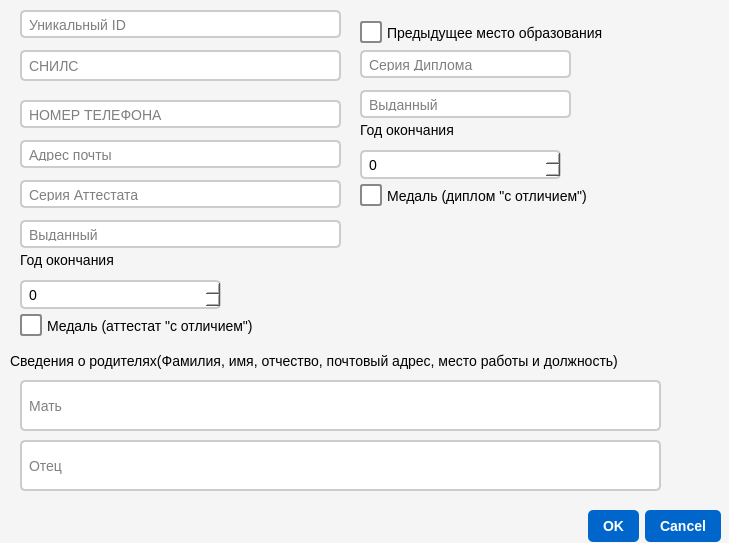
<?xml version="1.0" encoding="UTF-8"?>
<ui version="4.0">
 <class>ExtraDataDialog</class>
 <widget class="QDialog" name="ExtraDataDialog">
  <property name="geometry">
   <rect>
    <x>0</x>
    <y>0</y>
    <width>729</width>
    <height>543</height>
   </rect>
  </property>
  <property name="windowTitle">
   <string>Dialog</string>
  </property>
  <property name="styleSheet">
   <string notr="true">/* Простые стили для Qt Designer */

/* Все виджеты */
* {
    font-family: &quot;Segoe UI&quot;;
    font-size: 14px;
}

/* QLabel */
QLabel {
    color: #000000;
    font-weight: normal;
}

/* QLineEdit */
QLineEdit {
    border: 2px solid #CCCCCC;
    border-radius: 5px;
    padding: 5px;
    background: white;
}

QLineEdit:focus {
    border-color: #0066CC;
}

/* QSpinBox */
QSpinBox {
    border: 2px solid #CCCCCC;
    border-radius: 5px;
    padding: 5px;
    background: white;
}

/* QPushButton */
QPushButton {
    background-color: #0066CC;
    color: white;
    border: none;
    border-radius: 5px;
    padding: 8px 15px;
    font-weight: bold;
}

QPushButton:hover {
    background-color: #0055AA;
}

QPushButton:pressed {
    background-color: #004488;
}

QPushButton:disabled {
    background-color: #CCCCCC;
    color: #888888;
}

/* QDialog */
QDialog {
    background-color: #F5F5F5;
}

/* QCheckBox - ВАЖНО: минимальный стиль для отображения */
QCheckBox {
    spacing: 5px;
    color: #000000;
}

QCheckBox::indicator {
    width: 18px;
    height: 18px;
}

QCheckBox::indicator:unchecked {
    border: 2px solid #888888;
    background-color: white;
    border-radius: 3px;
}

QCheckBox::indicator:checked {
    border: 2px solid #0066CC;
    background-color: #0066CC;
    border-radius: 3px;
    image: url();
}

</string>
  </property>
  <widget class="QDialogButtonBox" name="buttonBox">
   <property name="geometry">
    <rect>
     <x>100</x>
     <y>510</y>
     <width>621</width>
     <height>32</height>
    </rect>
   </property>
   <property name="orientation">
    <enum>Qt::Orientation::Horizontal</enum>
   </property>
   <property name="standardButtons">
    <set>QDialogButtonBox::StandardButton::Cancel|QDialogButtonBox::StandardButton::Ok</set>
   </property>
  </widget>
  <widget class="QLineEdit" name="lineEditSNILS">
   <property name="geometry">
    <rect>
     <x>20</x>
     <y>50</y>
     <width>321</width>
     <height>31</height>
    </rect>
   </property>
   <property name="placeholderText">
    <string>СНИЛС</string>
   </property>
  </widget>
  <widget class="QLineEdit" name="lineEditPhone">
   <property name="geometry">
    <rect>
     <x>20</x>
     <y>100</y>
     <width>321</width>
     <height>28</height>
    </rect>
   </property>
   <property name="placeholderText">
    <string>НОМЕР ТЕЛЕФОНА</string>
   </property>
  </widget>
  <widget class="QLineEdit" name="lineEditSerialAttestat">
   <property name="geometry">
    <rect>
     <x>20</x>
     <y>180</y>
     <width>321</width>
     <height>28</height>
    </rect>
   </property>
   <property name="placeholderText">
    <string>Серия Аттестата</string>
   </property>
  </widget>
  <widget class="QSpinBox" name="spinBoxYearGraduationAttestat">
   <property name="geometry">
    <rect>
     <x>20</x>
     <y>280</y>
     <width>201</width>
     <height>29</height>
    </rect>
   </property>
  </widget>
  <widget class="QCheckBox" name="checkBoxAttestat">
   <property name="geometry">
    <rect>
     <x>20</x>
     <y>310</y>
     <width>311</width>
     <height>31</height>
    </rect>
   </property>
   <property name="text">
    <string>Медаль (аттестат &quot;с отличием&quot;)</string>
   </property>
  </widget>
  <widget class="QLabel" name="labelYear">
   <property name="geometry">
    <rect>
     <x>20</x>
     <y>250</y>
     <width>131</width>
     <height>20</height>
    </rect>
   </property>
   <property name="text">
    <string>Год окончания</string>
   </property>
  </widget>
  <widget class="QLineEdit" name="lineEditAdressEmail">
   <property name="geometry">
    <rect>
     <x>20</x>
     <y>140</y>
     <width>321</width>
     <height>28</height>
    </rect>
   </property>
   <property name="placeholderText">
    <string>Адрес почты</string>
   </property>
  </widget>
  <widget class="QCheckBox" name="checkBoxPreviousPlace">
   <property name="geometry">
    <rect>
     <x>360</x>
     <y>20</y>
     <width>271</width>
     <height>25</height>
    </rect>
   </property>
   <property name="text">
    <string>Предыдущее место образования</string>
   </property>
  </widget>
  <widget class="QLineEdit" name="lineEditGetAtesstat">
   <property name="geometry">
    <rect>
     <x>20</x>
     <y>220</y>
     <width>321</width>
     <height>28</height>
    </rect>
   </property>
   <property name="placeholderText">
    <string>Выданный</string>
   </property>
  </widget>
  <widget class="QLineEdit" name="lineEditSerialDiploma">
   <property name="geometry">
    <rect>
     <x>360</x>
     <y>50</y>
     <width>211</width>
     <height>28</height>
    </rect>
   </property>
   <property name="readOnly">
    <bool>true</bool>
   </property>
   <property name="placeholderText">
    <string>Серия Диплома</string>
   </property>
  </widget>
  <widget class="QCheckBox" name="checkBoxDiploma">
   <property name="geometry">
    <rect>
     <x>360</x>
     <y>180</y>
     <width>251</width>
     <height>31</height>
    </rect>
   </property>
   <property name="text">
    <string>Медаль (диплом &quot;с отличием&quot;)</string>
   </property>
   <property name="checkable">
    <bool>false</bool>
   </property>
  </widget>
  <widget class="QLabel" name="labelYear_2">
   <property name="geometry">
    <rect>
     <x>360</x>
     <y>120</y>
     <width>131</width>
     <height>20</height>
    </rect>
   </property>
   <property name="text">
    <string>Год окончания</string>
   </property>
  </widget>
  <widget class="QSpinBox" name="spinBoxYearDiploma">
   <property name="geometry">
    <rect>
     <x>360</x>
     <y>150</y>
     <width>201</width>
     <height>29</height>
    </rect>
   </property>
   <property name="readOnly">
    <bool>true</bool>
   </property>
  </widget>
  <widget class="QLineEdit" name="lineEditGetDiploma">
   <property name="geometry">
    <rect>
     <x>360</x>
     <y>90</y>
     <width>211</width>
     <height>28</height>
    </rect>
   </property>
   <property name="readOnly">
    <bool>true</bool>
   </property>
   <property name="placeholderText">
    <string>Выданный</string>
   </property>
  </widget>
  <widget class="QLineEdit" name="lineEditMother">
   <property name="geometry">
    <rect>
     <x>20</x>
     <y>380</y>
     <width>641</width>
     <height>51</height>
    </rect>
   </property>
   <property name="placeholderText">
    <string>Мать</string>
   </property>
  </widget>
  <widget class="QLineEdit" name="lineEditFather">
   <property name="geometry">
    <rect>
     <x>20</x>
     <y>440</y>
     <width>641</width>
     <height>51</height>
    </rect>
   </property>
   <property name="placeholderText">
    <string>Отец</string>
   </property>
  </widget>
  <widget class="QLabel" name="labelParents">
   <property name="geometry">
    <rect>
     <x>10</x>
     <y>350</y>
     <width>661</width>
     <height>21</height>
    </rect>
   </property>
   <property name="text">
    <string>Сведения о родителях(Фамилия, имя, отчество, почтовый адрес, место работы и должность)</string>
   </property>
  </widget>
  <widget class="QLineEdit" name="lineEditID">
   <property name="geometry">
    <rect>
     <x>20</x>
     <y>10</y>
     <width>321</width>
     <height>28</height>
    </rect>
   </property>
   <property name="placeholderText">
    <string>Уникальный ID</string>
   </property>
  </widget>
 </widget>
 <resources/>
 <connections>
  <connection>
   <sender>buttonBox</sender>
   <signal>accepted()</signal>
   <receiver>ExtraDataDialog</receiver>
   <slot>accept()</slot>
   <hints>
    <hint type="sourcelabel">
     <x>248</x>
     <y>254</y>
    </hint>
    <hint type="destinationlabel">
     <x>157</x>
     <y>274</y>
    </hint>
   </hints>
  </connection>
  <connection>
   <sender>buttonBox</sender>
   <signal>rejected()</signal>
   <receiver>ExtraDataDialog</receiver>
   <slot>reject()</slot>
   <hints>
    <hint type="sourcelabel">
     <x>316</x>
     <y>260</y>
    </hint>
    <hint type="destinationlabel">
     <x>286</x>
     <y>274</y>
    </hint>
   </hints>
  </connection>
 </connections>
</ui>
